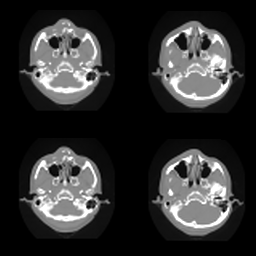

This figure's Python source:
#!/usr/bin/env python

# Test vtkImageReslice with Lanczos and Kaiser sinc interpolators.

# Factory overrides
import vtkmodules.vtkInteractionStyle  # noqa: F401
import vtkmodules.vtkRenderingFreeType  # noqa: F401
import vtkmodules.vtkRenderingOpenGL2  # noqa: F401

import os

from vtkmodules.vtkCommonTransforms import vtkTransform
from vtkmodules.vtkIOImage import vtkImageReader
from vtkmodules.vtkImagingCore import (
    vtkImageReslice,
    vtkImageSincInterpolator,
)
from vtkmodules.vtkRenderingCore import (
    vtkActor2D,
    vtkImageMapper,
    vtkRenderWindow,
    vtkRenderWindowInteractor,
    vtkRenderer,
)

# Image pipeline
reader = vtkImageReader()
reader.ReleaseDataFlagOff()
reader.SetDataByteOrderToLittleEndian()
reader.SetDataExtent(0, 63, 0, 63, 1, 93)
reader.SetDataSpacing(3.2, 3.2, 1.5)
data_dir = os.environ.get("VPE_DATA_DIR", os.path.dirname(os.path.abspath(__file__)))

reader.SetFilePrefix(os.path.join(data_dir, "headsq", "quarter"))
reader.SetDataMask(0x7fff)

# Rotate about the center of the image
transform = vtkTransform()
transform.Translate(+100.8, +100.8, +69.0)
transform.RotateWXYZ(10, 1, 1, 0)
transform.Translate(-100.8, -100.8, -69.0)

# Interpolators
lanczos = vtkImageSincInterpolator()
lanczos.SetWindowFunctionToLanczos()

kaiser = vtkImageSincInterpolator()
kaiser.SetWindowFunctionToKaiser()

# Lanczos with rotation
reslice1 = vtkImageReslice()
reslice1.SetInputConnection(reader.GetOutputPort())
reslice1.SetResliceTransform(transform)
reslice1.SetInterpolator(lanczos)
reslice1.SetOutputSpacing(2.0, 2.0, 1.5)
reslice1.SetOutputOrigin(-32, -32, 40)
reslice1.SetOutputExtent(0, 127, 0, 127, 0, 0)

# Lanczos without rotation
reslice2 = vtkImageReslice()
reslice2.SetInputConnection(reader.GetOutputPort())
reslice2.SetInterpolator(lanczos)
reslice2.SetOutputSpacing(2.0, 2.0, 1.5)
reslice2.SetOutputOrigin(-32, -32, 40)
reslice2.SetOutputExtent(0, 127, 0, 127, 0, 0)

# Kaiser with rotation
reslice3 = vtkImageReslice()
reslice3.SetInputConnection(reader.GetOutputPort())
reslice3.SetResliceTransform(transform)
reslice3.SetInterpolator(kaiser)
reslice3.SetOutputSpacing(2.0, 2.0, 1.5)
reslice3.SetOutputOrigin(-32, -32, 40)
reslice3.SetOutputExtent(0, 127, 0, 127, 0, 0)

# Kaiser without rotation
reslice4 = vtkImageReslice()
reslice4.SetInputConnection(reader.GetOutputPort())
reslice4.SetInterpolator(kaiser)
reslice4.SetOutputSpacing(2.0, 2.0, 1.5)
reslice4.SetOutputOrigin(-32, -32, 40)
reslice4.SetOutputExtent(0, 127, 0, 127, 0, 0)

# Mapper + Actor pairs
mapper_0 = vtkImageMapper()
mapper_0.SetInputConnection(reslice1.GetOutputPort())
mapper_0.SetColorWindow(2000)
mapper_0.SetColorLevel(1000)
mapper_0.SetZSlice(0)

actor_0 = vtkActor2D()
actor_0.SetMapper(mapper_0)

mapper_1 = vtkImageMapper()
mapper_1.SetInputConnection(reslice2.GetOutputPort())
mapper_1.SetColorWindow(2000)
mapper_1.SetColorLevel(1000)
mapper_1.SetZSlice(0)

actor_1 = vtkActor2D()
actor_1.SetMapper(mapper_1)

mapper_2 = vtkImageMapper()
mapper_2.SetInputConnection(reslice3.GetOutputPort())
mapper_2.SetColorWindow(2000)
mapper_2.SetColorLevel(1000)
mapper_2.SetZSlice(0)

actor_2 = vtkActor2D()
actor_2.SetMapper(mapper_2)

mapper_3 = vtkImageMapper()
mapper_3.SetInputConnection(reslice4.GetOutputPort())
mapper_3.SetColorWindow(2000)
mapper_3.SetColorLevel(1000)
mapper_3.SetZSlice(0)

actor_3 = vtkActor2D()
actor_3.SetMapper(mapper_3)

# Renderers in four viewports
renderer_0 = vtkRenderer()
renderer_0.AddViewProp(actor_0)
renderer_0.SetViewport(0.5, 0.0, 1.0, 0.5)

renderer_1 = vtkRenderer()
renderer_1.AddViewProp(actor_1)
renderer_1.SetViewport(0.0, 0.0, 0.5, 0.5)

renderer_2 = vtkRenderer()
renderer_2.AddViewProp(actor_2)
renderer_2.SetViewport(0.5, 0.5, 1.0, 1.0)

renderer_3 = vtkRenderer()
renderer_3.AddViewProp(actor_3)
renderer_3.SetViewport(0.0, 0.5, 0.5, 1.0)

# Window
render_window = vtkRenderWindow()
render_window.AddRenderer(renderer_0)
render_window.AddRenderer(renderer_1)
render_window.AddRenderer(renderer_2)
render_window.AddRenderer(renderer_3)
render_window.SetSize(256, 256)
render_window.SetWindowName("reslice lanczos kaiser")

# Interactor
interactor = vtkRenderWindowInteractor()
interactor.SetRenderWindow(render_window)

interactor.Initialize()
interactor.Start()
